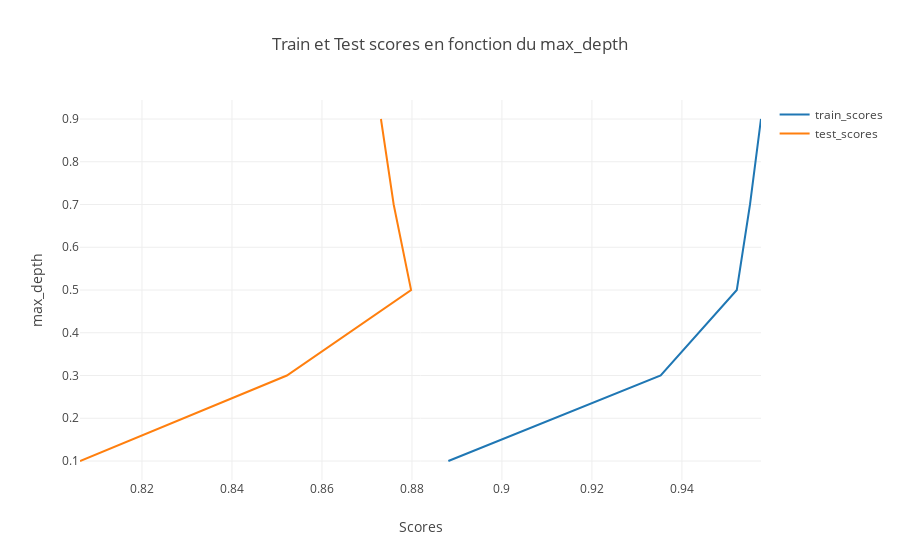

Write notebook code for a chart like this one.
### Code cell
subsamples =[]
train_scores =[]
test_scores=[]

for n in np.arange(0.1, 1, 0.2):
    params = {'n_estimators': 100, 'max_depth': 5, 'min_samples_split': 2,
              'learning_rate': 0.16, 'loss': 'ls', 'subsample': n}

    reg = ensemble.GradientBoostingRegressor(**params)

    reg.fit(X_train, y_train.price.values)

    train_score = reg.score(X_train, y_train.price.values)
    test_score = reg.score(X_test, y_test.price.values)
    subsamples.append(n)
    train_scores.append(train_score)        
    test_scores.append(test_score)    
    
plot_optimisation(train_scores, test_scores, subsamples, 'max_depth')

### Figure 1 — Plotly figure (JSON) as saved in the notebook; plotly's stock layout.template omitted (floating-point values rounded to 4 significant figures)
{"data": [{"mode": "lines", "name": "train_scores", "type": "scatter", "uid": "4e3f7822-ec7a-4ed6-877b-e666578115c5", "x": [0.8881, 0.9353, 0.9522, 0.9551, 0.9576], "y": [0.1, 0.3, 0.5, 0.7, 0.9]}, {"mode": "lines", "name": "test_scores", "type": "scatter", "uid": "4d4917fb-f682-492b-ac69-3de00a42aae5", "x": [0.8062, 0.8522, 0.8798, 0.8759, 0.8731], "y": [0.1, 0.3, 0.5, 0.7, 0.9]}], "layout": {"showlegend": true, "title": "Train et Test scores en fonction du max_depth", "xaxis": {"title": "Scores"}, "yaxis": {"title": "max_depth"}}}
